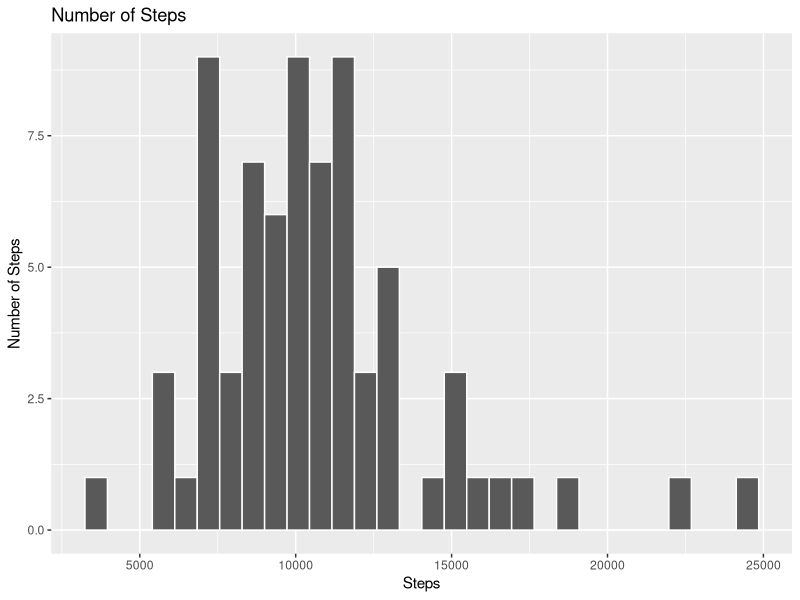
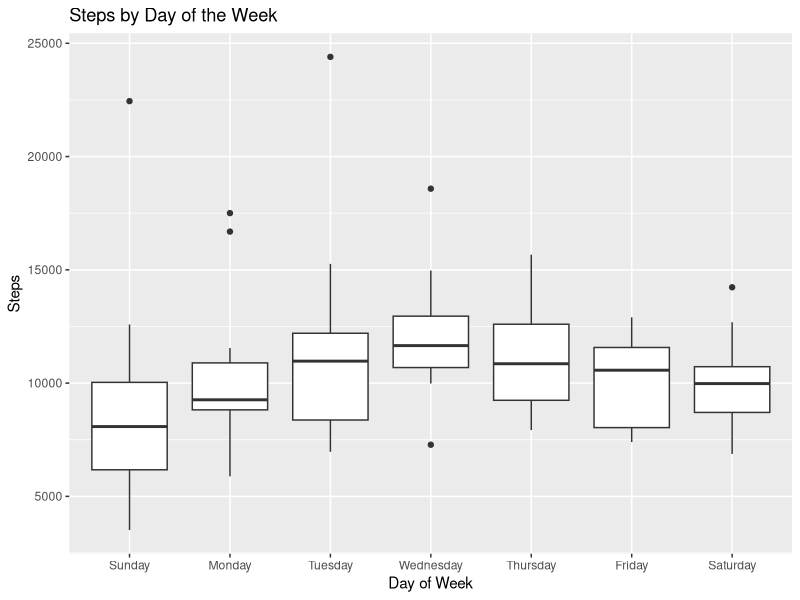
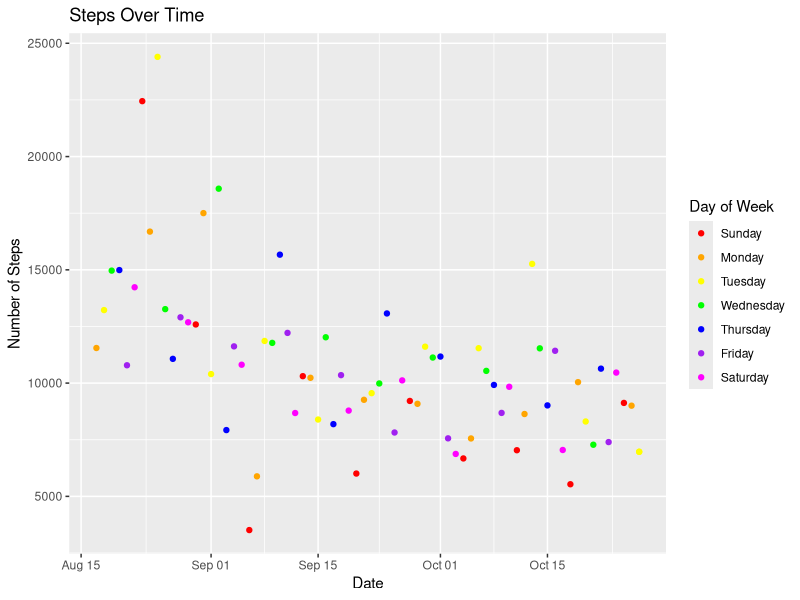

The R source for these figures, in order:
## ---- chunk 1
library(tidyverse)
library(readr)
step_count <- read_csv("pvj_data.csv")

step_count <- step_count |>
  mutate(date = as.Date(date),
       steps = as.numeric(steps)) |>
  mutate(day_of_week = wday(date, label = TRUE, abbr = FALSE)) |>
  select(date, day_of_week, steps) |> 
  filter(!is.na(steps))
## ---- chunk 2
ggplot(step_count, aes(x = steps)) +
  geom_histogram(color = "white") +
  labs(title = "Number of Steps", x = "Steps", y = "Number of Steps")
## ---- chunk 3
ggplot(step_count, aes(x = day_of_week, y = steps)) +
  geom_boxplot() +
  labs(title = "Steps by Day of the Week", 
       x = "Day of Week", 
       y = "Steps")
## ---- chunk 4
ggplot(step_count, aes(x = date, y = steps, color = day_of_week)) +
  geom_point() +
  scale_color_manual(values = c("Sunday" = "red", 
                              "Monday" = "orange", 
                              "Tuesday" = "yellow",
                              "Wednesday" = "green",
                              "Thursday" = "blue",
                              "Friday" = "purple",
                              "Saturday" = "magenta")) +
  labs(title = "Steps Over Time", 
       x = "Date", 
       y = "Number of Steps", 
       color = "Day of Week")
